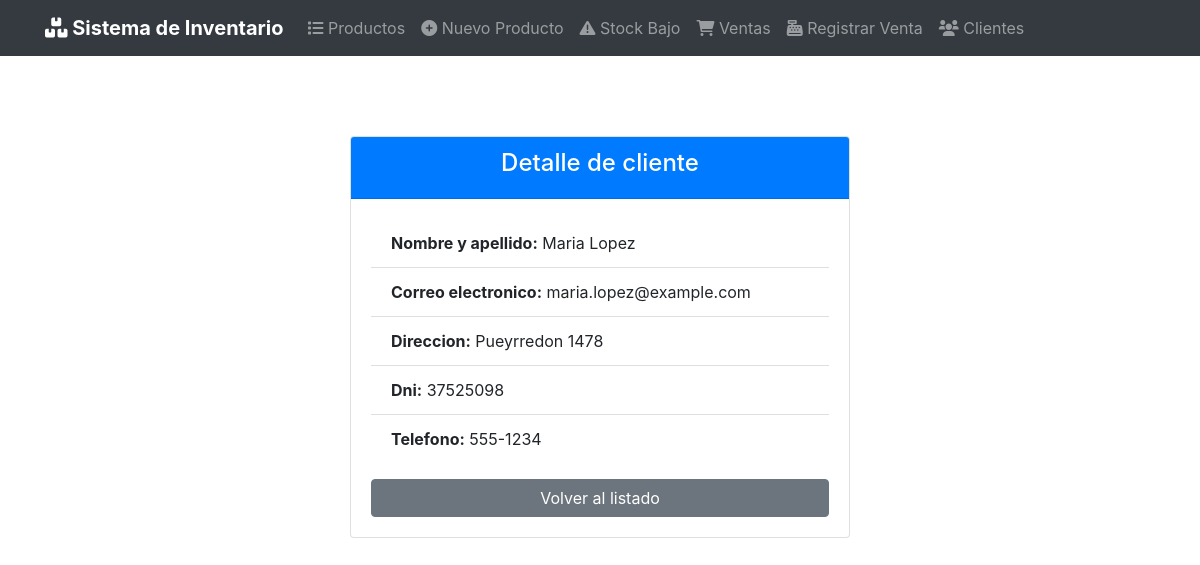
The app's page /clientes/detalle/1/ with its own data.
### cliente/models.py (models this page shows, shortened)
class Cliente(models.Model):
    nombre = models.CharField("Nombre", max_length=100)
    apellido = models.CharField("Apellido", max_length=100)
    numero_documento = models.CharField("Numero de documento", max_length=20, unique=True)
    email = models.EmailField("Email", max_length=254, unique=True)
    telefono = models.CharField("Telefono", max_length=20)
    direccion = models.CharField("Direccion", max_length=200)

### cliente/views.py (the view)
# urls.py: path("detalle/<int:pk>/", views.ClienteDetailView.as_view(), name="cliente_detail"),
class ClienteDetailView(DetailView):
    model = Cliente
    template_name = "clientes/cliente_detail.html"
    context_object_name = "cliente"

### templates/clientes/cliente_detail.html
{% extends 'productos/base.html' %}
{% load bootstrap4 %}
{% load crispy_forms_tags %}
{% block content %}
<div class="container mt-5">
    <div class="card mx-auto" style="max-width: 500px;">
        <div class="card-header bg-primary text-white text-center">
            <h4>Detalle de cliente</h4>
        </div>
        <div class="card-body">
            <ul class="list-group list-group-flush mb-3">
                <li class="list-group-item">
                    <strong>Nombre y apellido:</strong> {{ cliente.nombre }} {{ cliente.apellido }}
                </li>
                <li class="list-group-item">
                    <strong>Correo electronico:</strong> {{ cliente.email }}
                </li>
                <li class="list-group-item">
                    <strong>Direccion:</strong> {{ cliente.direccion }}
                </li>
                <li class="list-group-item">
                    <strong>Dni:</strong> {{ cliente.numero_documento}}
                </li>
                <li class="list-group-item">
                    <strong>Telefono:</strong> {{ cliente.telefono }}
                </li>
            </ul>
            <a href="{% url 'productos:producto_list' %}" class="btn btn-secondary btn-block">Volver al listado</a>
        </div>
    </div>
</div>
{% endblock content %}

### records on screen
Cliente: nombre "Maria", apellido "Lopez", email "maria.lopez@example.com", direccion "Pueyrredon 1478", numero_documento "37525098", telefono "555-1234"
